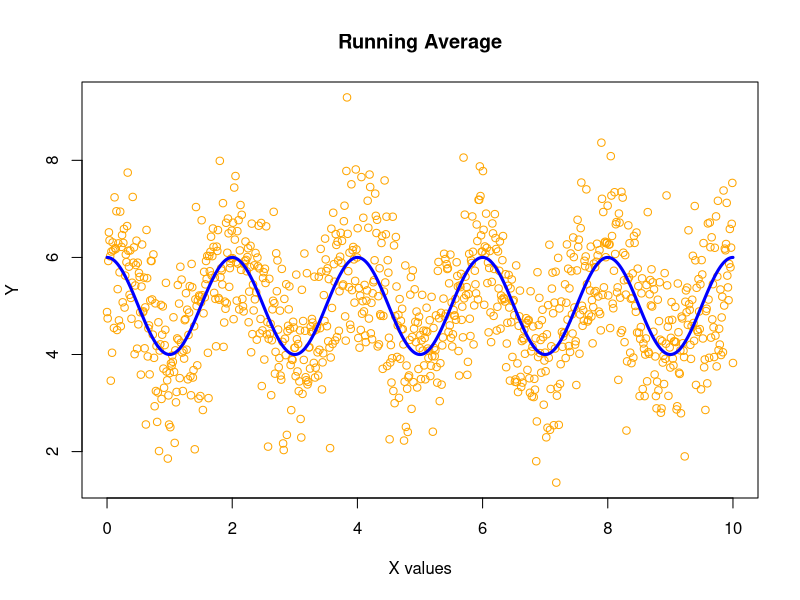
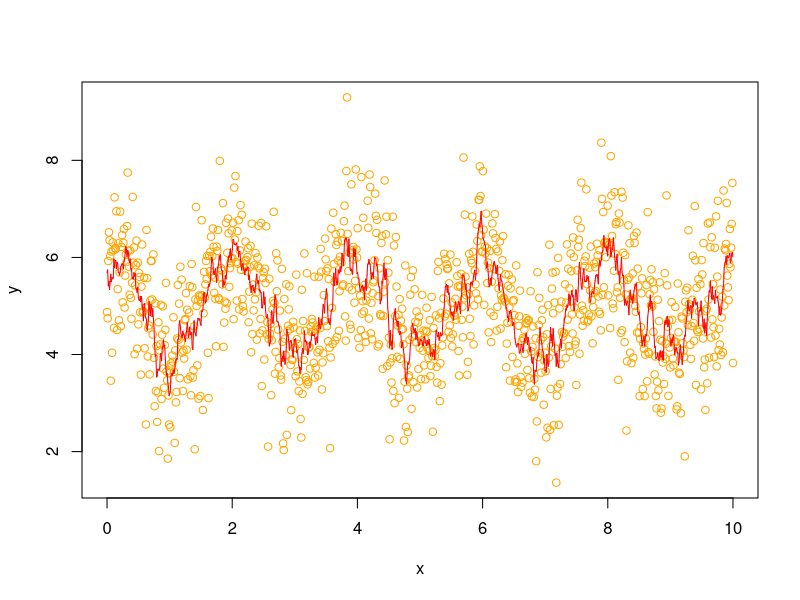
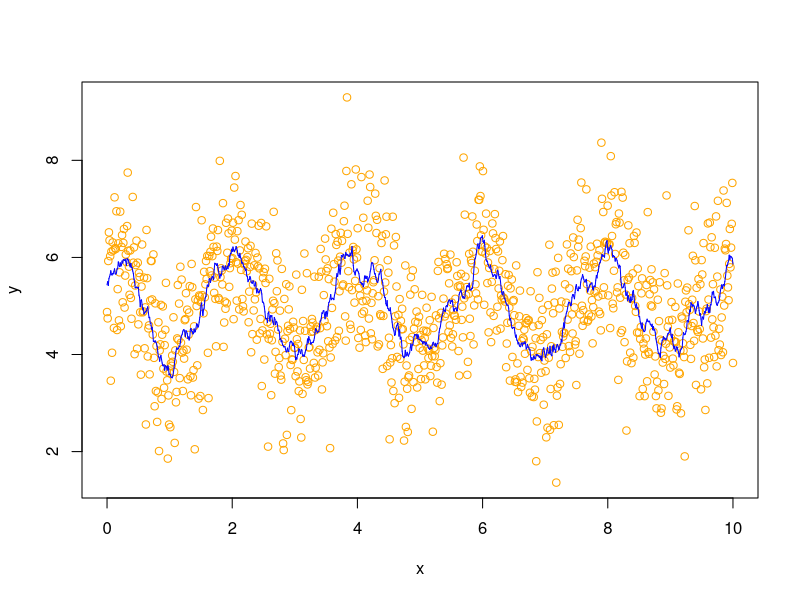

Write R code to recreate these figures, in order.
## ---- chunk 1
n = 1000
x = seq(0,10,length.out=n)
y = 5 + cos(pi*x) + rnorm(n)
#y = 5 + cos(pi*x)
plot(x,y,col="orange",main="Running Average",xlab="X values",ylab="Y")
curve(5+cos(pi*x),min(x),max(x),n,add=TRUE,col="blue",lwd=3)
## ---- chunk 2
w = 0.05
y.est=rep(0,n) 
#y estimate for each x[i]

#store endpoints of window in vector b
for (i in 1:n){
    b=x[i]+w*c(-1,1)
    y.est[i] = mean(y[which((b[1]<=x)&(x<=b[2]))])
}

#plotting horizontal lines for each window
plot(x,y,col="orange")
for (i in 1:n-1){
    # b=x[i]+w*c(-1,1)
    # points(x[i],y.est[i],col="green",pch=20,cex=0.3)
    lines(c(x[i],x[i+1]),c(y.est[i],y.est[i+1]),col="red")
}
## ---- chunk 3
w = 0.1
y.est=rep(0,n) 
#y estimate for each x[i]

#store endpoints of window in vector b
for (i in 1:n){
    b=x[i]+w*c(-1,1)
    y.est[i] = mean(y[which((b[1]<=x)&(x<=b[2]))])
}

#plotting horizontal lines for each window
plot(x,y,col="orange")
for (i in 1:n){
    # b=x[i]+w*c(-1,1)
    lines(c(x[i],x[i+1]),c(y.est[i],y.est[i+1]),col="blue")
}
